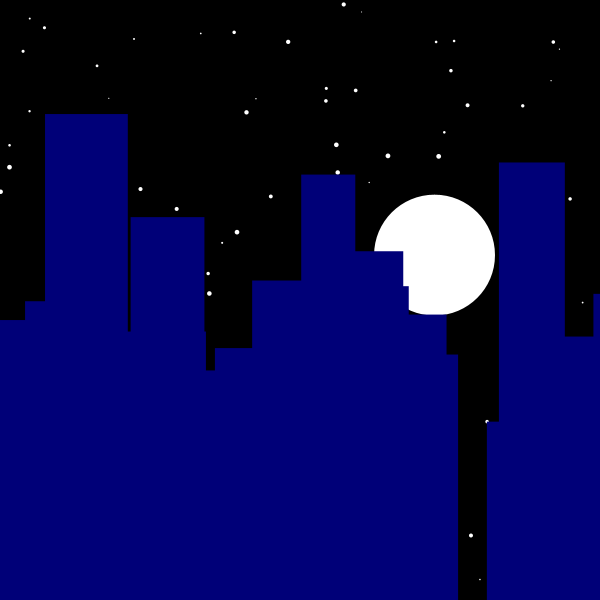
Frame 1 (no input)
Frame 60 (the mouse pressed at the canvas centre just before this capture): identical to frame 1, image omitted
Frame 120 (the mouse held since frame 60 and released just before this capture): identical to frame 1, image omitted

The Processing sketch that drew this single still picture (run headless with seeded random() and noise(); from frame 60 on, the mouse is pressed at the canvas centre):

// Processing sketch: Base
// ── Base.pde
Star [] stars = new Star [100];
Moon [] moons = new Moon[1];
City [] cities = new City[10];


void setup() {
  size (600, 600);
  for (int i =0; i < stars.length; i++) {
    stars[i] = new Star();
  }

  for (int i =0; i < moons.length; i++) {
    moons[i] = new Moon();
  }

  for (int i =0; i < cities.length; i++) {
    cities[i] = new City();
  }
}

void draw () {
  background(0);

  for (int i =0; i < stars.length; i++) {
    stars[i].display();
  }

  for (int i =0; i < moons.length; i++) {
    moons[i].display();
  }

  for (int i =0; i < cities.length; i++) {
    cities[i].display();
  }
}

// ── City.pde
class City {
  float x;
  float y;
  float size1;
  float size2;
  
  
  float x2;
  float y2;
  float size3;
  float size4;

  City () {
    x = random (-10,width);
    y = random (100,400);
    size1 = random(50, 100);
    size2 = height;
    
    x2 = random (-10,width);
    y2 = random (300,450);
    size3 = random(75, 100);
    size4 = height;
  }


  void display() {
    noStroke();
    fill(0, 0, 120);
    rect (x, y, size1, size2);
    
    rect (x2, y2, size3, size4);
  }
}

// ── Moon.pde
class Moon {
  float x;
  float y;
  float size;

  Moon () {
    x = random (width);
    y = random (0, (height/2));
    size = random (100, 125);
  }

  void display() {
    noStroke();
    fill(255);
    ellipse(x, y, size, size);
  }
}

// ── Star.pde
class Star {
  float x;
  float y;
  float size;

  Star () {
    x= random(width);
    y= random (height);
    size = random(1, 5);
  }

  void display() {
    noStroke();
    fill(255);
    ellipse (x, y, size, size);
  }
}
